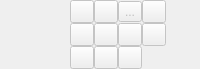
<?xml version="1.0" encoding="UTF-8"?>
<ui version="4.0">
 <class>qMRMLThreeDViewControllerWidget</class>
 <widget class="QWidget" name="qMRMLThreeDViewControllerWidget">
  <property name="geometry">
   <rect>
    <x>0</x>
    <y>0</y>
    <width>200</width>
    <height>68</height>
   </rect>
  </property>
  <property name="sizePolicy">
   <sizepolicy hsizetype="Preferred" vsizetype="Maximum">
    <horstretch>0</horstretch>
    <verstretch>0</verstretch>
   </sizepolicy>
  </property>
  <property name="windowTitle">
   <string>3D View Controller</string>
  </property>
  <layout class="QHBoxLayout" name="horizontalLayout">
   <property name="margin">
    <number>0</number>
   </property>
   <item>
    <widget class="ctkAxesWidget" name="AxesWidget">
     <property name="sizePolicy">
      <sizepolicy hsizetype="Fixed" vsizetype="Ignored">
       <horstretch>0</horstretch>
       <verstretch>0</verstretch>
      </sizepolicy>
     </property>
     <property name="autoReset">
      <bool>true</bool>
     </property>
    </widget>
   </item>
   <item>
    <layout class="QGridLayout" name="gridLayout">
     <property name="spacing">
      <number>0</number>
     </property>
     <item row="0" column="0">
      <widget class="QToolButton" name="CenterButton">
       <property name="enabled">
        <bool>false</bool>
       </property>
       <property name="toolTip">
        <string>Center the 3D view on the scene.</string>
       </property>
      </widget>
     </item>
     <item row="1" column="0">
      <widget class="QToolButton" name="ZoomInButton">
       <property name="enabled">
        <bool>false</bool>
       </property>
       <property name="toolTip">
        <string>Zoom in on the scene by a small amount.</string>
       </property>
       <property name="text">
        <string/>
       </property>
       <property name="icon">
        <iconset resource="../qMRMLWidgets.qrc">
         <normaloff>:/Icons/ViewZoomIn.png</normaloff>:/Icons/ViewZoomIn.png</iconset>
       </property>
       <property name="autoRepeat">
        <bool>true</bool>
       </property>
      </widget>
     </item>
     <item row="2" column="0">
      <widget class="QToolButton" name="ZoomOutButton">
       <property name="enabled">
        <bool>false</bool>
       </property>
       <property name="toolTip">
        <string>Zoom out of the scene by a small amount.</string>
       </property>
       <property name="text">
        <string/>
       </property>
       <property name="icon">
        <iconset resource="../qMRMLWidgets.qrc">
         <normaloff>:/Icons/ViewZoomOut.png</normaloff>:/Icons/ViewZoomOut.png</iconset>
       </property>
       <property name="autoRepeat">
        <bool>true</bool>
       </property>
      </widget>
     </item>
     <item row="0" column="3">
      <widget class="QToolButton" name="StereoButton">
       <property name="enabled">
        <bool>false</bool>
       </property>
       <property name="toolTip">
        <string>Select among stereo viewing options (3DSlicer must be started with stereo enabled to use these features).</string>
       </property>
       <property name="text">
        <string/>
       </property>
       <property name="icon">
        <iconset resource="../qMRMLWidgets.qrc">
         <normaloff>:/Icons/ViewStereo.png</normaloff>:/Icons/ViewStereo.png</iconset>
       </property>
       <property name="popupMode">
        <enum>QToolButton::InstantPopup</enum>
       </property>
      </widget>
     </item>
     <item row="1" column="3">
      <widget class="QToolButton" name="MoreToolButton">
       <property name="enabled">
        <bool>false</bool>
       </property>
       <property name="text">
        <string/>
       </property>
       <property name="icon">
        <iconset resource="../qMRMLWidgets.qrc">
         <normaloff>:/Icons/SliceMoreOptions.png</normaloff>:/Icons/SliceMoreOptions.png</iconset>
       </property>
       <property name="popupMode">
        <enum>QToolButton::InstantPopup</enum>
       </property>
      </widget>
     </item>
     <item row="0" column="2">
      <widget class="QToolButton" name="RulerButton">
       <property name="enabled">
        <bool>false</bool>
       </property>
       <property name="toolTip">
        <string>Show ruler. Only available in orthographic projection mode.</string>
       </property>
       <property name="text">
        <string>...</string>
       </property>
       <property name="icon">
        <iconset resource="../qMRMLWidgets.qrc">
         <normaloff>:/Icons/Ruler.png</normaloff>:/Icons/Ruler.png</iconset>
       </property>
       <property name="popupMode">
        <enum>QToolButton::InstantPopup</enum>
       </property>
      </widget>
     </item>
     <item row="0" column="1">
      <widget class="QToolButton" name="OrthoButton">
       <property name="enabled">
        <bool>false</bool>
       </property>
       <property name="toolTip">
        <string>Toggle between orthographic and perspective rendering in the 3D view.</string>
       </property>
       <property name="text">
        <string/>
       </property>
       <property name="icon">
        <iconset resource="../qMRMLWidgets.qrc">
         <normaloff>:/Icons/ViewPerspective.png</normaloff>
         <normalon>:/Icons/ViewOrtho.png</normalon>:/Icons/ViewPerspective.png</iconset>
       </property>
       <property name="checkable">
        <bool>true</bool>
       </property>
      </widget>
     </item>
     <item row="1" column="1">
      <widget class="QToolButton" name="SpinButton">
       <property name="enabled">
        <bool>false</bool>
       </property>
       <property name="toolTip">
        <string>Spin the 3D view.</string>
       </property>
       <property name="text">
        <string/>
       </property>
       <property name="icon">
        <iconset resource="../qMRMLWidgets.qrc">
         <normaloff>:/Icons/ViewSpin.png</normaloff>:/Icons/ViewSpin.png</iconset>
       </property>
       <property name="checkable">
        <bool>true</bool>
       </property>
      </widget>
     </item>
     <item row="2" column="1">
      <widget class="QToolButton" name="RockButton">
       <property name="enabled">
        <bool>false</bool>
       </property>
       <property name="toolTip">
        <string>Rock the 3D view.</string>
       </property>
       <property name="text">
        <string/>
       </property>
       <property name="icon">
        <iconset resource="../qMRMLWidgets.qrc">
         <normaloff>:/Icons/ViewRock.png</normaloff>:/Icons/ViewRock.png</iconset>
       </property>
       <property name="checkable">
        <bool>true</bool>
       </property>
      </widget>
     </item>
     <item row="2" column="2">
      <widget class="QToolButton" name="VisibilityButton">
       <property name="enabled">
        <bool>false</bool>
       </property>
       <property name="toolTip">
        <string>Toggle visibility of elements in the 3D view.</string>
       </property>
       <property name="text">
        <string/>
       </property>
       <property name="icon">
        <iconset resource="../qMRMLWidgets.qrc">
         <normaloff>:/Icons/VisibleOn.png</normaloff>:/Icons/VisibleOn.png</iconset>
       </property>
       <property name="popupMode">
        <enum>QToolButton::InstantPopup</enum>
       </property>
      </widget>
     </item>
     <item row="1" column="2">
      <widget class="QToolButton" name="OrientationMarkerButton">
       <property name="enabled">
        <bool>false</bool>
       </property>
       <property name="toolTip">
        <string>Orientation marker</string>
       </property>
       <property name="text">
        <string/>
       </property>
       <property name="icon">
        <iconset resource="../qMRMLWidgets.qrc">
         <normaloff>:/Icons/OrientationMarker.png</normaloff>:/Icons/OrientationMarker.png</iconset>
       </property>
       <property name="popupMode">
        <enum>QToolButton::InstantPopup</enum>
       </property>
      </widget>
     </item>
    </layout>
   </item>
  </layout>
  <action name="actionNoStereo">
   <property name="checkable">
    <bool>true</bool>
   </property>
   <property name="checked">
    <bool>true</bool>
   </property>
   <property name="text">
    <string>No Stereo</string>
   </property>
  </action>
  <action name="actionSwitchToRedBlueStereo">
   <property name="checkable">
    <bool>true</bool>
   </property>
   <property name="text">
    <string>Red/blue</string>
   </property>
  </action>
  <action name="actionSwitchToAnaglyphStereo">
   <property name="checkable">
    <bool>true</bool>
   </property>
   <property name="text">
    <string>Anaglyph</string>
   </property>
  </action>
  <action name="actionSwitchToQuadBufferStereo">
   <property name="checkable">
    <bool>true</bool>
   </property>
   <property name="text">
    <string>QuadBuffer</string>
   </property>
  </action>
  <action name="actionSwitchToInterlacedStereo">
   <property name="checkable">
    <bool>true</bool>
   </property>
   <property name="text">
    <string>Interlaced</string>
   </property>
   <property name="toolTip">
    <string>Switch to Interlaced stereo mode</string>
   </property>
  </action>
  <action name="actionSet3DAxisVisible">
   <property name="checkable">
    <bool>true</bool>
   </property>
   <property name="checked">
    <bool>true</bool>
   </property>
   <property name="text">
    <string>3D cube</string>
   </property>
  </action>
  <action name="actionSet3DAxisLabelVisible">
   <property name="checkable">
    <bool>true</bool>
   </property>
   <property name="checked">
    <bool>true</bool>
   </property>
   <property name="text">
    <string>3D axis label</string>
   </property>
  </action>
  <action name="actionSetLightBlueBackground">
   <property name="checkable">
    <bool>true</bool>
   </property>
   <property name="checked">
    <bool>true</bool>
   </property>
   <property name="text">
    <string>Light blue background</string>
   </property>
   <property name="toolTip">
    <string>Set light blue background</string>
   </property>
  </action>
  <action name="actionSetBlackBackground">
   <property name="checkable">
    <bool>true</bool>
   </property>
   <property name="text">
    <string>Black background</string>
   </property>
   <property name="toolTip">
    <string>Set black background</string>
   </property>
  </action>
  <action name="actionSetWhiteBackground">
   <property name="checkable">
    <bool>true</bool>
   </property>
   <property name="text">
    <string>White background</string>
   </property>
   <property name="toolTip">
    <string>Set white background</string>
   </property>
  </action>
  <action name="actionCenter">
   <property name="icon">
    <iconset resource="../qMRMLWidgets.qrc">
     <normaloff>:/Icons/ViewCenter.png</normaloff>:/Icons/ViewCenter.png</iconset>
   </property>
   <property name="text">
    <string>Center</string>
   </property>
   <property name="toolTip">
    <string>Center the 3D view on the scene</string>
   </property>
  </action>
  <action name="actionUseDepthPeeling">
   <property name="checkable">
    <bool>true</bool>
   </property>
   <property name="text">
    <string>Use depth peeling</string>
   </property>
   <property name="toolTip">
    <string>Depth peeling is used to render transparent surface models in order</string>
   </property>
  </action>
  <action name="actionSetFPSVisible">
   <property name="checkable">
    <bool>true</bool>
   </property>
   <property name="icon">
    <iconset resource="../qMRMLWidgets.qrc">
     <normaloff>:/Icons/ViewFPS.png</normaloff>:/Icons/ViewFPS.png</iconset>
   </property>
   <property name="text">
    <string>Show/Hide frames per second (FPS)</string>
   </property>
  </action>
  <action name="actionSwitchToUserDefinedStereo_1">
   <property name="checkable">
    <bool>true</bool>
   </property>
   <property name="text">
    <string>User Defined 1</string>
   </property>
   <property name="toolTip">
    <string>Switch to user defined stereo mode 1</string>
   </property>
  </action>
  <action name="actionSwitchToUserDefinedStereo_2">
   <property name="checkable">
    <bool>true</bool>
   </property>
   <property name="text">
    <string>User Defined 2</string>
   </property>
   <property name="toolTip">
    <string>Switch to user defined stereo mode 2</string>
   </property>
  </action>
  <action name="actionSwitchToUserDefinedStereo_3">
   <property name="checkable">
    <bool>true</bool>
   </property>
   <property name="text">
    <string>User Defined 3</string>
   </property>
   <property name="toolTip">
    <string>Switch to user defined stereo mode 3</string>
   </property>
  </action>
  <action name="actionOrientationMarkerTypeNone">
   <property name="checkable">
    <bool>true</bool>
   </property>
   <property name="text">
    <string>No orientation marker</string>
   </property>
   <property name="toolTip">
    <string>Hide orientation marker</string>
   </property>
  </action>
  <action name="actionOrientationMarkerTypeCube">
   <property name="checkable">
    <bool>true</bool>
   </property>
   <property name="text">
    <string>Cube</string>
   </property>
   <property name="toolTip">
    <string>Show cube orientation marker</string>
   </property>
  </action>
  <action name="actionOrientationMarkerTypeHuman">
   <property name="checkable">
    <bool>true</bool>
   </property>
   <property name="text">
    <string>Human</string>
   </property>
   <property name="toolTip">
    <string>Show human-shaped orientation marker</string>
   </property>
  </action>
  <action name="actionOrientationMarkerTypeAxes">
   <property name="checkable">
    <bool>true</bool>
   </property>
   <property name="text">
    <string>Axes</string>
   </property>
   <property name="toolTip">
    <string>Show axes orientation marker</string>
   </property>
  </action>
  <action name="actionOrientationMarkerSizeSmall">
   <property name="checkable">
    <bool>true</bool>
   </property>
   <property name="text">
    <string>Small</string>
   </property>
   <property name="toolTip">
    <string>Small orientation marker size</string>
   </property>
  </action>
  <action name="actionOrientationMarkerSizeMedium">
   <property name="checkable">
    <bool>true</bool>
   </property>
   <property name="text">
    <string>Medium</string>
   </property>
   <property name="toolTip">
    <string>Medium orientation marker size</string>
   </property>
  </action>
  <action name="actionOrientationMarkerSizeLarge">
   <property name="checkable">
    <bool>true</bool>
   </property>
   <property name="text">
    <string>Large</string>
   </property>
   <property name="toolTip">
    <string>Large orientation marker size</string>
   </property>
  </action>
  <action name="actionRulerTypeNone">
   <property name="checkable">
    <bool>true</bool>
   </property>
   <property name="text">
    <string>No ruler</string>
   </property>
   <property name="toolTip">
    <string>Hide ruler</string>
   </property>
  </action>
  <action name="actionRulerTypeThin">
   <property name="checkable">
    <bool>true</bool>
   </property>
   <property name="text">
    <string>Thin</string>
   </property>
   <property name="toolTip">
    <string>Show thin ruler</string>
   </property>
  </action>
  <action name="actionRulerTypeThick">
   <property name="checkable">
    <bool>true</bool>
   </property>
   <property name="text">
    <string>Thick</string>
   </property>
   <property name="toolTip">
    <string>Show thick ruler</string>
   </property>
  </action>
 </widget>
 <customwidgets>
  <customwidget>
   <class>ctkAxesWidget</class>
   <extends>QWidget</extends>
   <header>ctkAxesWidget.h</header>
  </customwidget>
 </customwidgets>
 <resources>
  <include location="../qMRMLWidgets.qrc"/>
 </resources>
 <connections/>
</ui>
